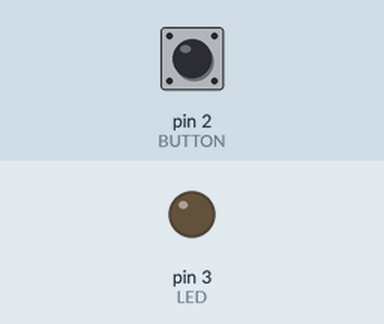
The sketch below on a simulated Arduino Uno, built with avr-gcc and run on an emulated ATmega328P. On the bench: output pins drawn as LEDs (lit = HIGH). The test bench sets the inputs (shaded band); at power-on: pin 2 (BUTTON) LOW.

Above: at 1.2 s.
1.3 s: pin 2 (BUTTON) pulled HIGH for 0.15 s
At 2.42 s:
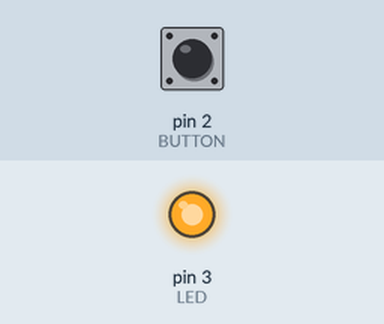
4.0 s: pin 2 (BUTTON) pulled HIGH for 1 s
At 6.5 s:
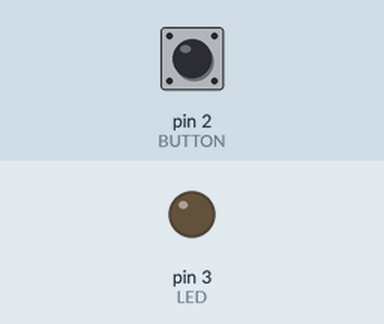
7.5 s: pin 2 (BUTTON) pulled HIGH for 3.2 s
At 9.2 s:
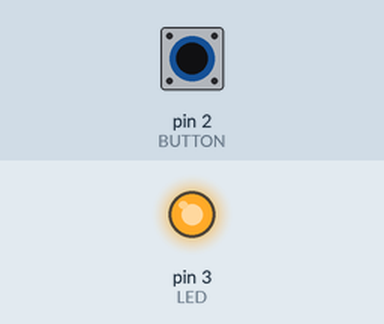
Timing chart, 0 to 13.2 s (numbered marks = the images above; inputs shaded):
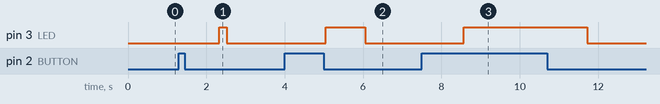

The sketch:

Zadanie5.ino
```cpp
#define BUTTON 2
#define LED 3

unsigned int buffer = 0;

void setup() {
  pinMode(LED, OUTPUT);
  pinMode(BUTTON, INPUT);
}

void loop() {
  unsigned int inp = digitalRead(BUTTON);
  digitalWrite(LED, buffer & 1 ? HIGH : LOW);
  buffer >>= 1;
  buffer |= inp << 15;
  delay(63);
}
```

Measured:
- after the input at 1.3 s, pin 3 (LED): LOW → HIGH after 1.0 s, → LOW 0.19 s later
- after the input at 4.0 s, pin 3 (LED): LOW → HIGH after 1.0 s, → LOW 1.0 s later
- after the input at 7.5 s, pin 3 (LED): LOW → HIGH after 1.1 s, → LOW 3.2 s later
